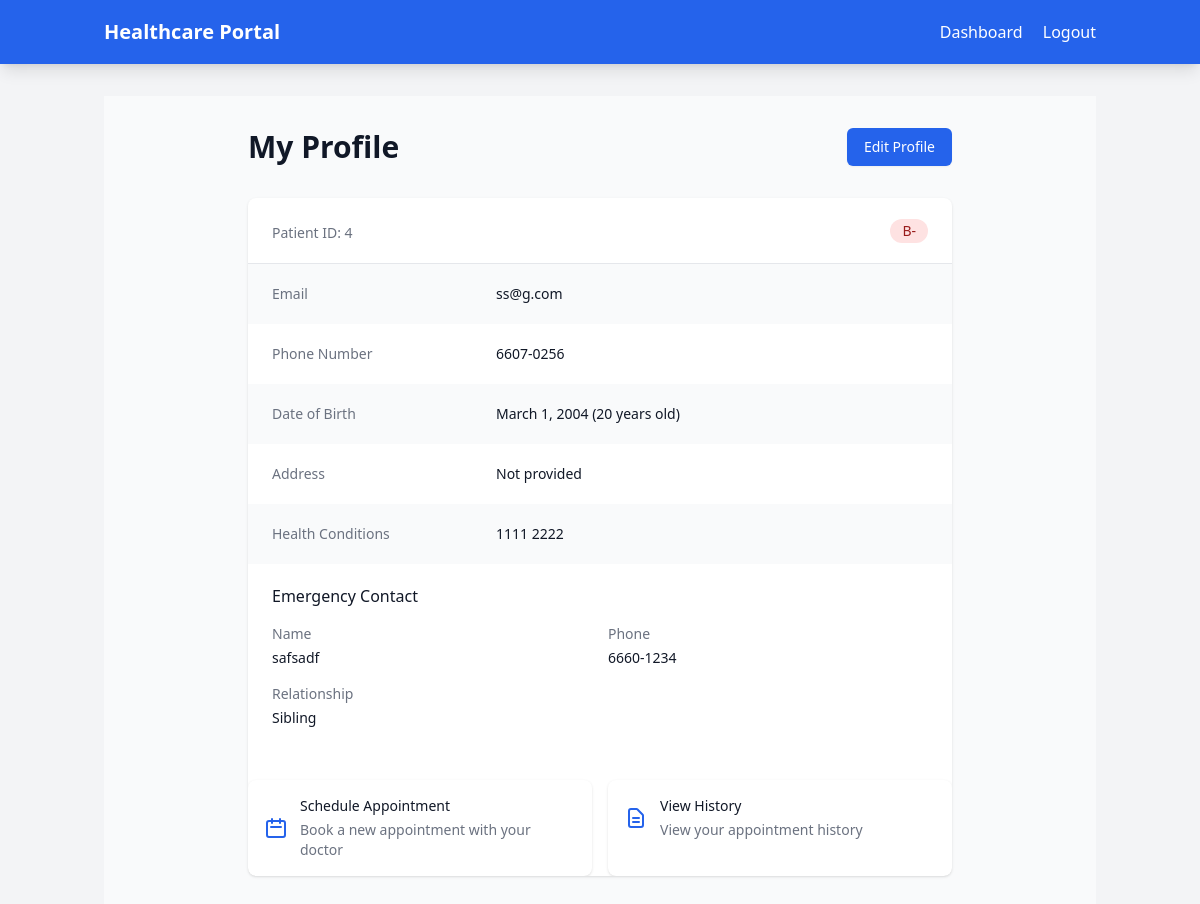
The page /profile/ (signed in) on the database its author committed.
### doctor/models.py (models this page shows, shortened)
class Patient(models.Model):
    BLOOD_TYPE_CHOICES = [
        ('A+', 'A+'),
        ('A-', 'A-'),
        ('B+', 'B+'),
        ('B-', 'B-'),
        ('AB+', 'AB+'),
        ('AB-', 'AB-'),
        ('O+', 'O+'),
        ('O-', 'O-'),
    ]
    user = models.OneToOneField(User, on_delete=models.CASCADE, related_name='patient')
    phone_number = models.CharField(max_length=15, blank=True, null=True)
    date_of_birth = models.DateField(null=True, blank=True)
    address = models.CharField(max_length=255, blank=True, null=True)
    blood_type = models.CharField(max_length=3, choices=BLOOD_TYPE_CHOICES, blank=True, null=True)
    health_conditions = models.TextField(blank=True, null=True)
    emergency_contact_name = models.CharField(max_length=100, blank=True, null=True)
    emergency_contact_phone = models.CharField(max_length=15, blank=True, null=True)
    emergency_contact_relationship = models.CharField(max_length=50, blank=True, null=True)

### doctor/views.py (the view)
# urls.py: path('profile/', views.patient_profile, name='patient_profile'),
@login_required
def patient_profile(request):
    patient = request.user.patient
    today = date.today()
    age = None
    if patient.date_of_birth:
        age = today.year - patient.date_of_birth.year - (
                (today.month, today.day) < (patient.date_of_birth.month, patient.date_of_birth.day)
        )
    upcoming_appointments = patient.appointment_set.filter(
        date_time__gte=timezone.now()
    ).order_by('date_time')[:3]
    context = {
        'patient': patient,
        'age': age,
        'upcoming_appointments': upcoming_appointments,
    }
    return render(request, 'patient_profile.html', context)

### templates/patient_profile.html (shortened to what this page needs)
{% extends 'base.html' %}
{% block content %}
<div class="min-h-screen bg-gray-50 py-8">
    <div class="max-w-3xl mx-auto sm:px-6 lg:px-8">
        <div class="md:flex md:items-center md:justify-between mb-8">
            <div class="flex-1 min-w-0">
                <h2 class="text-2xl font-bold leading-7 text-gray-900 sm:text-3xl sm:truncate">
                    My Profile
                </h2>
            </div>
            <div class="mt-4 flex md:mt-0 md:ml-4">
                <a href="{% url 'update_patient_profile' %}"
                   class="ml-3 inline-flex items-center px-4 py-2 border border-transparent rounded-md shadow-sm text-sm font-medium text-white bg-blue-600 hover:bg-blue-700 focus:outline-none focus:ring-2 focus:ring-offset-2 focus:ring-blue-500">
                    Edit Profile
                </a>
            </div>
        </div>
        <div class="bg-white shadow overflow-hidden sm:rounded-lg">
            <div class="px-4 py-5 sm:px-6">
                <div class="flex items-center">
                    <div class="flex-1">
                        <p class="mt-1 max-w-2xl text-sm text-gray-500">
                            Patient ID: {{ patient.id }}
                        </p>
                    </div>
                    <div class="ml-4">
                        {% if patient.blood_type %}
                        <span class="inline-flex items-center px-3 py-0.5 rounded-full text-sm font-medium bg-red-100 text-red-800">
                            {{ patient.blood_type }}
                        </span>
                        {% endif %}
                    </div>
                </div>
            </div>
            <div class="border-t border-gray-200">
                <dl>
                    <div class="bg-gray-50 px-4 py-5 sm:grid sm:grid-cols-3 sm:gap-4 sm:px-6">
                        <dt class="text-sm font-medium text-gray-500">Email</dt>
                        <dd class="mt-1 text-sm text-gray-900 sm:mt-0 sm:col-span-2">
                            {{ patient.user.email }}
                        </dd>
                    </div>
                    <div class="bg-white px-4 py-5 sm:grid sm:grid-cols-3 sm:gap-4 sm:px-6">
                        <dt class="text-sm font-medium text-gray-500">Phone Number</dt>
                        <dd class="mt-1 text-sm text-gray-900 sm:mt-0 sm:col-span-2">
                            {{ patient.phone_number|default:"Not provided" }}
                        </dd>
                    </div>
                    <div class="bg-gray-50 px-4 py-5 sm:grid sm:grid-cols-3 sm:gap-4 sm:px-6">
                        <dt class="text-sm font-medium text-gray-500">Date of Birth</dt>
                        <dd class="mt-1 text-sm text-gray-900 sm:mt-0 sm:col-span-2">
                            {% if patient.date_of_birth %}
                                {{ patient.date_of_birth }} ({{ age }} years old)
                            {% else %}
                                Not provided
                            {% endif %}
                        </dd>
                    </div>
                    <div class="bg-white px-4 py-5 sm:grid sm:grid-cols-3 sm:gap-4 sm:px-6">
                        <dt class="text-sm font-medium text-gray-500">Address</dt>
                        <dd class="mt-1 text-sm text-gray-900 sm:mt-0 sm:col-span-2">
                            {% if patient.address %}
                                {{ patient.address }}<br>
                                {{ patient.city }}, {{ patient.state }} {{ patient.zip_code }}
                            {% else %}
                                Not provided
                            {% endif %}
                        </dd>
                    </div>
                    <div class="bg-gray-50 px-4 py-5 sm:grid sm:grid-cols-3 sm:gap-4 sm:px-6">
                        <dt class="text-sm font-medium text-gray-500">Health Conditions</dt>
                        <dd class="mt-1 text-sm text-gray-900 sm:mt-0 sm:col-span-2">
                            {% if patient.health_conditions %}
                                {{ patient.health_conditions|linebreaks }}
                            {% else %}
                                No health conditions listed
                            {% endif %}
                        </dd>
                    </div>
                    <div class="bg-white px-4 py-5 sm:px-6">
                        <div class="mb-4">
                            <h4 class="text-base font-medium text-gray-900">Emergency Contact</h4>
                        </div>
                        {% if patient.emergency_contact_name %}
                            <div class="grid grid-cols-1 gap-4 sm:grid-cols-2">
                                <div>
                                    <p class="text-sm font-medium text-gray-500">Name</p>
                                    <p class="mt-1 text-sm text-gray-900">{{ patient.emergency_contact_name }}</p>
                                </div>
                                <div>
                                    <p class="text-sm font-medium text-gray-500">Phone</p>
                                    <p class="mt-1 text-sm text-gray-900">{{ patient.emergency_contact_phone }}</p>
                                </div>
                                <div>
                                    <p class="text-sm font-medium text-gray-500">Relationship</p>
                                    <p class="mt-1 text-sm text-gray-900">{{ patient.emergency_contact_relationship|title }}</p>
                                </div>
                            </div>
                        {% else %}
                            <p class="text-sm text-gray-500">No emergency contact information provided</p>
                        {% endif %}
                    </div>
                    <div class="mt-8 grid grid-cols-1 gap-4 sm:grid-cols-2">
                        <a href="{% url 'patient_schedule_appointment' %}"
                           class="block px-4 py-4 bg-white shadow rounded-lg hover:bg-gray-50">
                            <div class="flex items-center">
                                <div class="flex-shrink-0">
                                    <svg class="h-6 w-6 text-blue-600" fill="none" stroke="currentColor" viewBox="0 0 24 24">
                                        <path stroke-linecap="round" stroke-linejoin="round" stroke-width="2" d="M8 7V3m8 4V3m-9 8h10M5 21h14a2 2 0 002-2V7a2 2 0 00-2-2H5a2 2 0 00-2 2v12a2 2 0 002 2z" />
                                    </svg>
                                </div>
                                <div class="ml-3">
                                    <h3 class="text-sm font-medium text-gray-900">Schedule Appointment</h3>
                                    <p class="mt-1 text-sm text-gray-500">Book a new appointment with your doctor</p>
                                </div>
                            </div>
                        </a>
                        <a href="#"
                           class="block px-4 py-4 bg-white shadow rounded-lg hover:bg-gray-50">
                            <div class="flex items-center">
                                <div class="flex-shrink-0">
                                    <svg class="h-6 w-6 text-blue-600" fill="none" stroke="currentColor" viewBox="0 0 24 24">
                                        <path stroke-linecap="round" stroke-linejoin="round" stroke-width="2" d="M9 12h6m-6 4h6m2 5H7a2 2 0 01-2-2V5a2 2 0 012-2h5.586a1 1 0 01.707.293l5.414 5.414a1 1 0 01.293.707V19a2 2 0 01-2 2z" />
                                    </svg>
                                </div>
                                <div class="ml-3">
                                    <h3 class="text-sm font-medium text-gray-900">View History</h3>
                                    <p class="mt-1 text-sm text-gray-500">View your appointment history</p>
                                </div>
                            </div>
                        </a>
                    </div>
                </dl>
            </div>
        </div>
    </div>
</div>
{% endblock %}

### rows shown on the page
Patient: id "4", blood_type "B-", user.email "ss@g.com", phone_number "6607-0256", date_of_birth "March 1, 2004", health_conditions "1111 2222", emergency_contact_name "safsadf", emergency_contact_phone "6660-1234", emergency_contact_relationship "Sibling"

### other values the page prints
{{ age }} "20"
